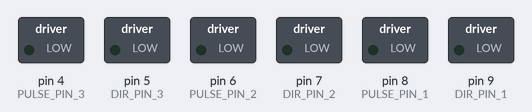
This program was run on a simulated Arduino Uno, built with avr-gcc and run on an emulated ATmega328P. On the bench: switched loads named in the program (green lamp = pin HIGH).

Above: at 0.1 s.
At 8.04 s:
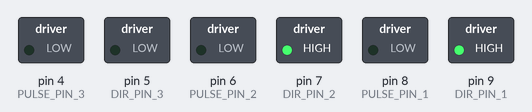
At 16.9 s:
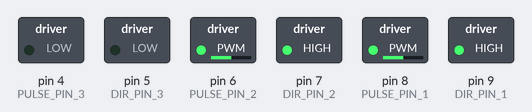
At 31.5 s:
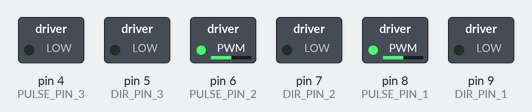
Timing chart, 0 to 40.0 s (numbered marks = the images above):
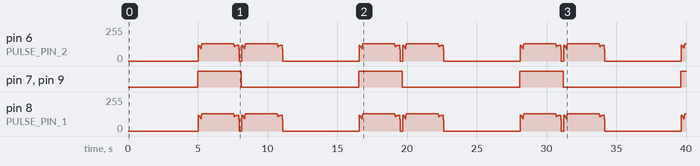

The program:

main.cpp
```cpp
#include <Arduino.h>
#include "stepper_control.h"

void setup() {
  pinMode(9, OUTPUT);
  pinMode(8, OUTPUT);
  pinMode(7, OUTPUT);
  pinMode(6, OUTPUT);
  pinMode(5, OUTPUT);
  pinMode(4, OUTPUT);
}

void loop() {
  delay(5000);
  moveStepperBackAndForthLerp();
  //moveXAxis(400);
  //moveInCircle(50.0, 800, 30); // 50mm radius, 200 steps/rev, 30 RPM

}
```

stepper_control.cpp
```cpp
#include <Arduino.h>
#include "math.h"
// Define stepper motor connections
const int DIR_PIN_1 = 9;
const int PULSE_PIN_1 = 8;
const int DIR_PIN_2 = 7;
const int PULSE_PIN_2 = 6;
const int DIR_PIN_3 = 5;
const int PULSE_PIN_3 = 4;
const int PULSE_DELAY_US = 500; // in microseconds

// Function to generate a single pulse on two motors
void pulseMotors(long delay_us = PULSE_DELAY_US) {
    digitalWrite(PULSE_PIN_1, HIGH);
    digitalWrite(PULSE_PIN_2, HIGH);
    delayMicroseconds(delay_us);
    digitalWrite(PULSE_PIN_1, LOW);
    digitalWrite(PULSE_PIN_2, LOW);
    delayMicroseconds(delay_us);
}

// Function to generate a single pulse on one motor
void pulseAxis(int pulse_pin, long delay_us) {
    digitalWrite(pulse_pin, HIGH);
    delayMicroseconds(delay_us);
    digitalWrite(pulse_pin, LOW);
    delayMicroseconds(delay_us);
}

inline long lerp(long a, long b, float t) {
    return a + (long)((b - a) * t);
}

inline float easeOutPower(float t, float k) {
    return 1.0f - powf(1.0f - t, k);
}

// Function to move motors with acceleration and deceleration ramping
void moveWithRamping(long total_pulses, int ramp_pulses, int min_delay, int max_delay) {
    // Acceleration phase
    for (int i = 0; i < ramp_pulses; i++) {
        long current_delay = map(i, 0, ramp_pulses - 1, max_delay, min_delay);
        digitalWrite(PULSE_PIN_1, HIGH);
        digitalWrite(PULSE_PIN_2, HIGH);
        delayMicroseconds(current_delay);
        digitalWrite(PULSE_PIN_1, LOW);
        digitalWrite(PULSE_PIN_2, LOW);
        delayMicroseconds(current_delay);
    }

    // Constant speed phase
    for (long i = 0; i < total_pulses - 2 * ramp_pulses; i++) {
        pulseMotors();
    }

    // Deceleration phase
    for (int i = 0; i < ramp_pulses; i++) {
        long current_delay = map(i, 0, ramp_pulses - 1, min_delay, max_delay);
        digitalWrite(PULSE_PIN_1, HIGH);
        digitalWrite(PULSE_PIN_2, HIGH);
        delayMicroseconds(current_delay);
        digitalWrite(PULSE_PIN_1, LOW);
        digitalWrite(PULSE_PIN_2, LOW);
        delayMicroseconds(current_delay);
    }
}

void moveWithLerp(long total_pulses, int ramp_pulses, long min_delay, long max_delay) {

    float k = 3; // controls lerp acceleration and deceleration speed. 1 = linear, 2 = quadratic, 3 = cubic and etc

    // -------- Acceleration --------
    for (int i = 0; i < ramp_pulses; i++) {
        float t = (float)i / (float)(ramp_pulses - 1);   // 0 → 1
        t = easeOutPower(t, k);
        long delay_us = lerp(max_delay, min_delay, t);
        pulseMotors(delay_us);
    }

    // -------- Constant speed --------
    long cruise_pulses = total_pulses - 2L * ramp_pulses;
    for (long i = 0; i < cruise_pulses; i++) {
        pulseMotors(min_delay);
    }

    // -------- Deceleration --------
    for (int i = 0; i < ramp_pulses; i++) {
        float t = (float)i / (float)(ramp_pulses - 1);   // 0 → 1
        t = easeOutPower(t, k);
        long delay_us = lerp(min_delay, max_delay, t);
        pulseMotors(delay_us);
    }
}


// Move X and Y axes back and forth
void moveStepperBackAndForth() {
  long num_pulses = 2500;
  int ramp_pulses = 50;
  int min_delay = 450;
  int max_delay = 2000;

  // --- Move axes in one direction ---
  digitalWrite(DIR_PIN_1, HIGH);
  digitalWrite(DIR_PIN_2, HIGH);
  moveWithRamping(num_pulses, ramp_pulses, min_delay, max_delay);
  delay(100);

  // --- Move axes in the opposite direction ---
  digitalWrite(DIR_PIN_1, LOW);
  digitalWrite(DIR_PIN_2, LOW);
  moveWithRamping(num_pulses, ramp_pulses, min_delay, max_delay);
  delay(400);
}

void moveStepperBackAndForthLerp() {
    long total_pulses = 2500;
    int  ramp_pulses  = 100;
    long min_delay    = 500;
    long max_delay    = 2000;

    // Forward
    digitalWrite(DIR_PIN_1, HIGH);
    digitalWrite(DIR_PIN_2, HIGH);
    moveWithLerp(total_pulses, ramp_pulses, min_delay, max_delay);
    delay(200);

    // Backward
    digitalWrite(DIR_PIN_1, LOW);
    digitalWrite(DIR_PIN_2, LOW);
    moveWithLerp(total_pulses, ramp_pulses, min_delay, max_delay);
    delay(500);
}

// Moves the head in a circle on the XY plane
void moveInCircle(float radius_mm, int steps_per_revolution, int speed_rpm) {
  float angle_step = (2 * PI) / steps_per_revolution;
  long step_delay_us = (60L * 1000L * 1000L) / (steps_per_revolution * speed_rpm);

  for (int i = 0; i < steps_per_revolution; i++) {
    float angle = i * angle_step;

    // Calculate target positions
    float target_x = radius_mm * cos(angle);
    float target_y = radius_mm * sin(angle);

    // This is a simplified representation. For a real CNC, you'd use a
    // stepper library or Bresenham's algorithm to move to the target X/Y.
    // Here, we'll just pulse based on direction.

    // --- X Axis Stepper ---
    digitalWrite(DIR_PIN_1, target_x > 0 ? HIGH : LOW);
    digitalWrite(PULSE_PIN_1, HIGH);
    delayMicroseconds(step_delay_us / 2);
    digitalWrite(PULSE_PIN_1, LOW);
    delayMicroseconds(step_delay_us / 2);

    // --- Y Axis Stepper ---
    digitalWrite(DIR_PIN_2, target_y > 0 ? HIGH : LOW);
    digitalWrite(PULSE_PIN_2, HIGH);
    delayMicroseconds(step_delay_us / 2);
    digitalWrite(PULSE_PIN_2, LOW);
    delayMicroseconds(step_delay_us / 2);
  }
}

// Overload moveWithLerp to move a specific axis in mm, using pulley diameter
void moveWithLerp(float distance_mm, float pulley_diameter, int steps_per_rev, int pulse_pin, int dir_pin, int ramp_pulses, long min_delay, long max_delay) {
    float pulley_circumference = pulley_diameter * PI;
    long total_pulses = (long)((abs(distance_mm) / pulley_circumference) * steps_per_rev);
    float k = 3.5;

    // Set direction
    digitalWrite(dir_pin, distance_mm > 0 ? HIGH : LOW);

    // -------- Acceleration --------
    // Handle short moves where total_pulses < 2 * ramp_pulses
    long accel_pulses = ramp_pulses;
    if (total_pulses < 2 * ramp_pulses) {
        accel_pulses = total_pulses / 2;
    }

    for (int i = 0; i < accel_pulses; i++) {
        float t = (float)i / (float)(accel_pulses - 1);
        t = easeOutPower(t, k);
        long delay_us = lerp(max_delay, min_delay, t);
        pulseAxis(pulse_pin, delay_us);
    }

    // -------- Constant speed --------
    long cruise_pulses = total_pulses - 2 * accel_pulses;
    for (long i = 0; i < cruise_pulses; i++) {
        pulseAxis(pulse_pin, min_delay);
    }

    // -------- Deceleration --------
    for (int i = 0; i < accel_pulses; i++) {
        float t = (float)i / (float)(accel_pulses - 1);
        t = easeOutPower(t, k);
        long delay_us = lerp(min_delay, max_delay, t);
        pulseAxis(pulse_pin, delay_us);
    }
}

void moveXAxis(float distance_mm) {
    // X-axis: Pins 8 (Pulse) and 9 (Dir) -> PULSE_PIN_1, DIR_PIN_1
    // Pulley diameter: 9.74 mm (example, adjust as needed)
    // Assuming 400 steps/rev (standard)
    moveWithLerp(distance_mm, 32, 400, PULSE_PIN_1, DIR_PIN_1, 125, 1000, 2000);
}
```

stepper_control.h
```cpp
#pragma once
#include <Arduino.h>

void moveStepperBackAndForth();
void moveStepperBackAndForthLerp();
void moveInCircle(float radius_mm, int steps_per_revolution, int speed_rpm);
void moveWithLerp(float distance_mm, float pulley_circumference, int steps_per_rev, int pulse_pin, int dir_pin, int ramp_pulses, long min_delay, long max_delay);
void moveXAxis(float distance_mm);
```

Measured:
- by itself, pin 7 (DIR_PIN_2), pin 9 (DIR_PIN_1): alternates HIGH for 3.1 s and LOW for 8.4 s
- by itself, pin 8 (PULSE_PIN_1): moves between 0/255 and 128/255, repeating every 11.5 s
